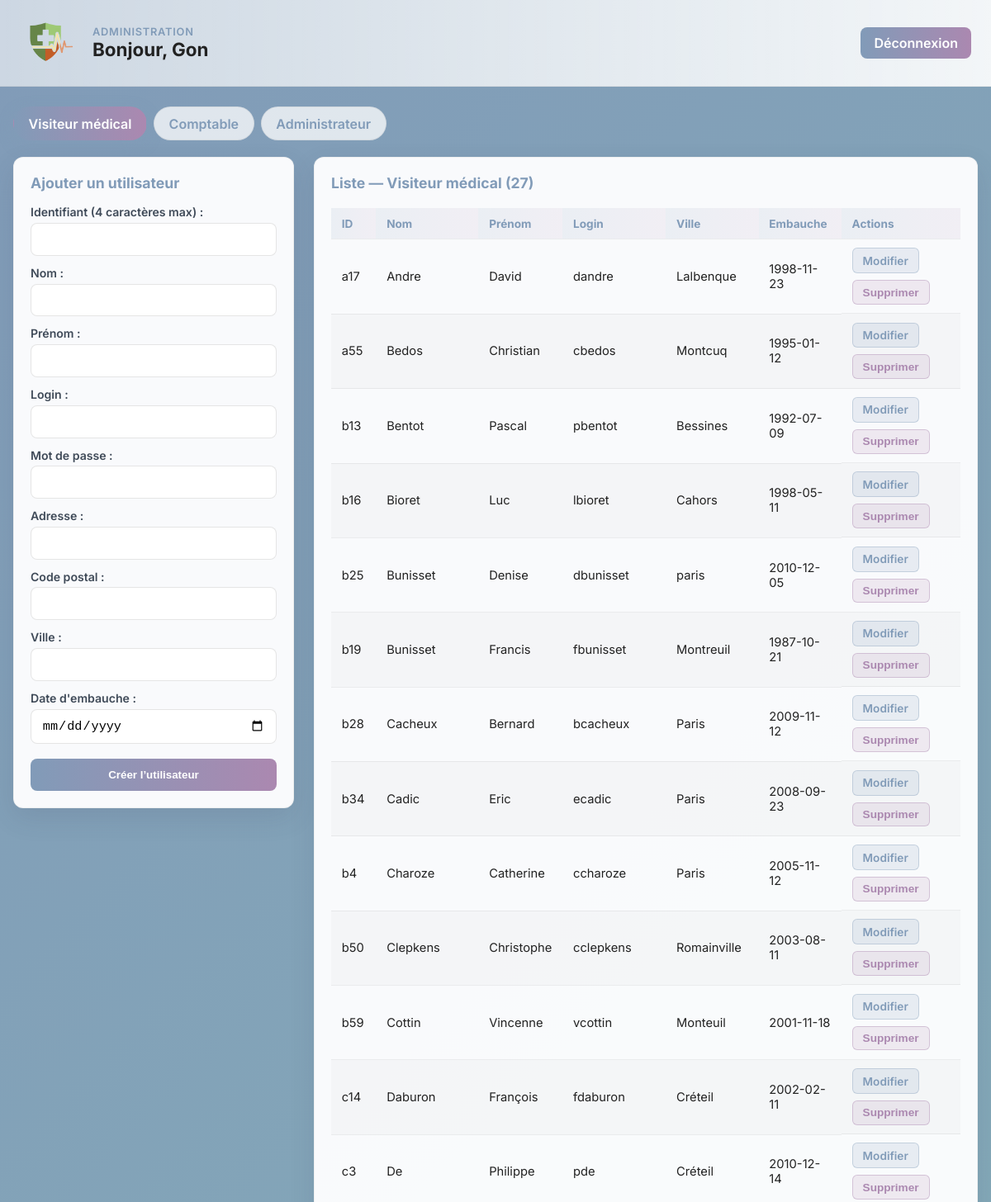
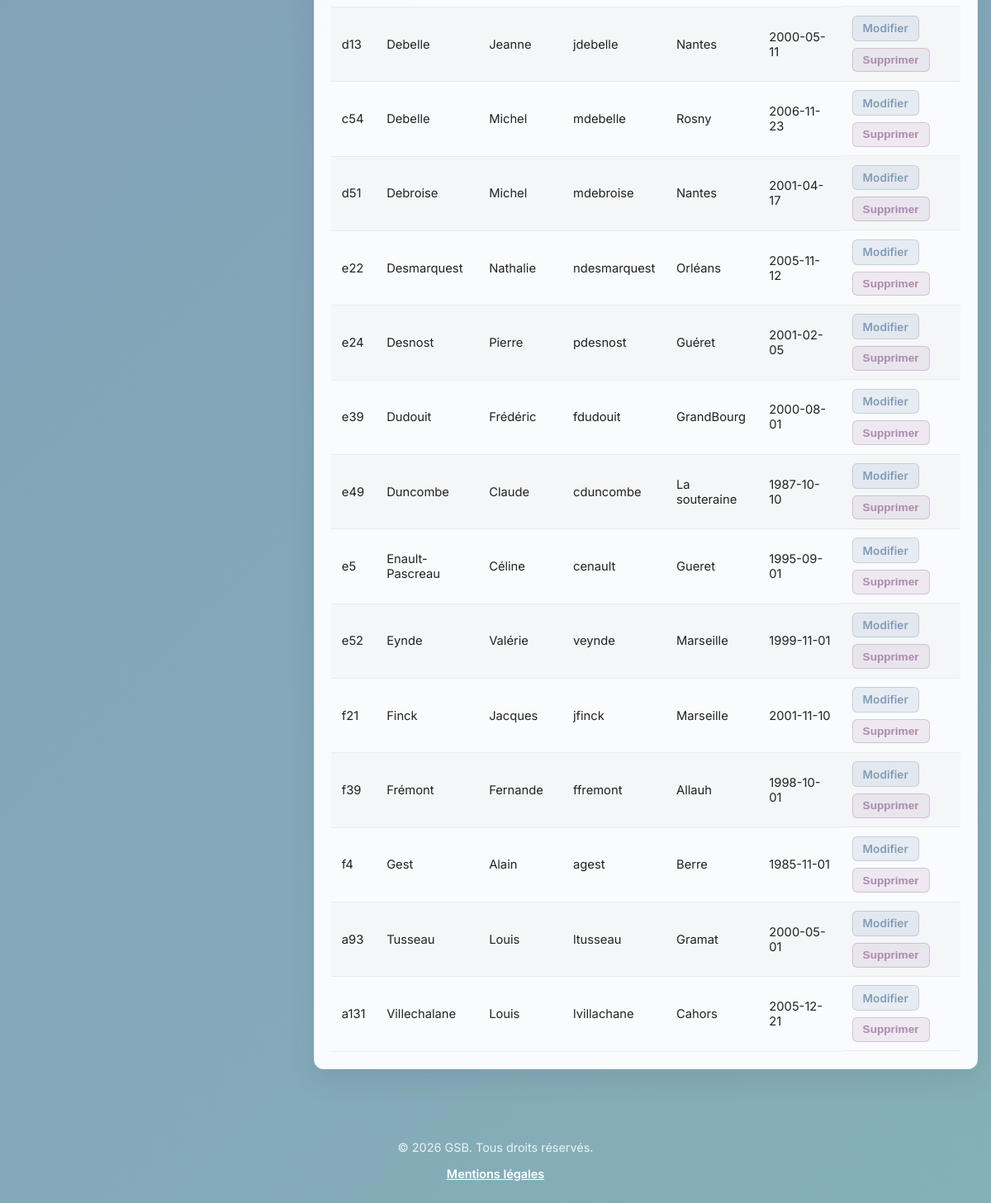
The app's page /admin.php (signed in) with its own data (2 pictures, top to bottom).
### tables this page shows
CREATE TABLE Visiteur (
  id            VARCHAR(4)    NOT NULL,
  nom           VARCHAR(30)   NOT NULL,
  prenom        VARCHAR(30)   NOT NULL,
  login         VARCHAR(20)   NOT NULL,
  mdp           VARCHAR(255)  NOT NULL,
  adresse       VARCHAR(100)  NOT NULL,
  cp            CHAR(5)       NOT NULL,
  ville         VARCHAR(50)   NOT NULL,
  dateEmbauche  DATE          NOT NULL,
  CONSTRAINT pk_visiteur PRIMARY KEY (id),
  CONSTRAINT uq_visiteur_login UNIQUE (login),
  CONSTRAINT ck_visiteur_cp CHECK (cp REGEXP '^[0-9]{5}$')
);

### admin.php (the view, shortened to what this page needs)
<?php
$bdd = new PDO('mysql:host=localhost;dbname=gsbV2;charset=utf8', 'admin_gsb', 'admin123');
$typesAutorises = [
    'visiteur'       => 'Visiteur médical',
    'comptable'      => 'Comptable',
    'administrateur' => 'Administrateur',
];
$tablesReelles = [
    'visiteur'       => 'Visiteur',
    'comptable'      => 'Comptable',
    'administrateur' => 'Administrateur',
];
$type = $_GET['type'] ?? 'visiteur';
$userAEditer = null;
$stmt = $bdd->query("SELECT id, nom, prenom, login, adresse, cp, ville, dateEmbauche FROM {$tablesReelles[$type]} ORDER BY nom, prenom");
$utilisateurs = $stmt->fetchAll(PDO::FETCH_ASSOC);
?>
<!DOCTYPE html>
<html lang="fr">
<head>
    <link rel="stylesheet" href="admin.css">
</head>
<body>
    <header class="header">
        <div class="header-left">
            <img src="images/logo.png" alt="Logo GSB" class="logo">
            <div>
                <p class="eyebrow">Administration</p>
                <h1>Bonjour, <?= htmlspecialchars($_SESSION['prenom'] ?? 'Administrateur') ?></h1>
            </div>
        </div>
        <div class="header-actions">
            <a href="index.php" class="deconnexion">Déconnexion</a>
        </div>
    </header>
    <div class="admin-content">
        <nav class="type-tabs">
            <?php foreach ($typesAutorises as $cle => $libelle): ?>
                <a href="admin.php?type=<?= urlencode($cle) ?>"
                   class="<?= $cle === $type ? 'active' : '' ?>">
                    <?= htmlspecialchars($libelle) ?>
                </a>
            <?php endforeach; ?>
        </nav>
        <div class="admin-layout">
            <div class="form-panel">
                <h2><?= $userAEditer ? "Modifier l'utilisateur" : "Ajouter un utilisateur" ?></h2>
                <form method="post" class="user-form">
                    <label>Identifiant (4 caractères max) :</label>
                    <input type="text" name="id" maxlength="4" required
                           value="<?= htmlspecialchars($userAEditer['id'] ?? '') ?>">
                    <label>Nom :</label>
                    <input type="text" name="nom" required
                           value="<?= htmlspecialchars($userAEditer['nom'] ?? '') ?>">
                    <label>Prénom :</label>
                    <input type="text" name="prenom" required
                           value="<?= htmlspecialchars($userAEditer['prenom'] ?? '') ?>">
                    <label>Login :</label>
                    <input type="text" name="login" required
                           value="<?= htmlspecialchars($userAEditer['login'] ?? '') ?>">
                    <label>Mot de passe <?= $userAEditer ? '(laisser vide pour ne pas le changer)' : '' ?> :</label>
                    <input type="password" name="mdp" <?= $userAEditer ? '' : 'required' ?>>
                    <label>Adresse :</label>
                    <input type="text" name="adresse" required
                           value="<?= htmlspecialchars($userAEditer['adresse'] ?? '') ?>">
                    <label>Code postal :</label>
                    <input type="text" name="cp" maxlength="5" required
                           value="<?= htmlspecialchars($userAEditer['cp'] ?? '') ?>">
                    <label>Ville :</label>
                    <input type="text" name="ville" required
                           value="<?= htmlspecialchars($userAEditer['ville'] ?? '') ?>">
                    <label>Date d'embauche :</label>
                    <input type="date" name="dateEmbauche" required
                           value="<?= htmlspecialchars($userAEditer['dateEmbauche'] ?? '') ?>">
                    <div class="form-actions">
                        <button type="submit"><?= $userAEditer ? 'Enregistrer les modifications' : 'Créer l’utilisateur' ?></button>
                    </div>
                </form>
            </div>
            <div class="list-panel">
                <h2>Liste — <?= htmlspecialchars($typesAutorises[$type]) ?> (<?= count($utilisateurs) ?>)</h2>
                <div class="table-wrapper">
                    <table>
                        <thead>
                            <tr>
                                <th>ID</th>
                                <th>Nom</th>
                                <th>Prénom</th>
                                <th>Login</th>
                                <th>Ville</th>
                                <th>Embauche</th>
                                <th>Actions</th>
                            </tr>
                        </thead>
                        <tbody>
                            <?php if (empty($utilisateurs)): ?>
                                <tr class="empty-row">
                                    <td colspan="7" class="empty">Aucun utilisateur pour ce type.</td>
                                </tr>
                            <?php else: ?>
                                <?php foreach ($utilisateurs as $u): ?>
                                    <tr>
                                        <td><?= htmlspecialchars($u['id']) ?></td>
                                        <td><?= htmlspecialchars($u['nom']) ?></td>
                                        <td><?= htmlspecialchars($u['prenom']) ?></td>
                                        <td><?= htmlspecialchars($u['login']) ?></td>
                                        <td><?= htmlspecialchars($u['ville']) ?></td>
                                        <td><?= htmlspecialchars($u['dateEmbauche']) ?></td>
                                        <td class="actions-cell">
                                            <a class="btn-edit" href="admin.php?type=<?= urlencode($type) ?>&edit=<?= urlencode($u['id']) ?>">Modifier</a>
                                            <form method="post" class="inline-form"
                                                  onsubmit="return confirm('<?= $type === 'visiteur' ? 'Supprimer définitivement cet utilisateur ainsi que TOUTES ses fiches de frais liées (irréversible) ?' : 'Supprimer définitivement cet utilisateur ?' ?>');">
                                                <button type="submit" class="btn-delete">Supprimer</button>
                                            </form>
                                        </td>
                                    </tr>
                                <?php endforeach; ?>
                            <?php endif; ?>
                        </tbody>
                    </table>
                </div>
            </div>
        </div>
    </div>
    <div class="footer">
        <p>&copy; 2026 GSB. Tous droits réservés.</p>
        <a href="mentions.php">Mentions légales</a>
    </div>
</body>
</html>

### admin.css (style rules this page uses)
:root { --blue: #819BB8; --light-blue: #85B0B8; --purple: #AB88B0; --accent-gradient: linear-gradient(90deg, var(--blue), var(--purple)); --accent-gradient-2: linear-gradient(90deg, var(--light-blue), var(--blue)); }
* { box-sizing:border-box }
body { font-family: Inter, system-ui, -apple-system, "Segoe UI", Roboto, "Helvetica Neue", Arial, sans-serif; margin:0; padding:0; color:#222; background:linear-gradient(135deg,#819BB8 0%, #85B0B8 100%); }
.header { display:flex; align-items:center; justify-content:space-between; gap:1rem; padding:1rem 1.5rem; border-bottom:1px solid rgba(0,0,0,0.06); background:linear-gradient(90deg,rgba(255,255,255,0.6),rgba(255,255,255,0.9)); }
.header-left { display:flex;align-items:center;gap:1rem }
.logo { width:72px;height:auto }
.eyebrow { margin:0;font-size:0.8rem;font-weight:600;letter-spacing:0.06em;text-transform:uppercase;color:var(--blue) }
.header h1 { margin:0;font-size:1.4rem;font-weight:700;color:#222 }
.deconnexion { padding:0.55rem 1rem; border-radius:8px; background:var(--accent-gradient); color:white; text-decoration:none; font-weight:600; }
.admin-content { max-width:1200px;margin:1.5rem auto;padding:0 1rem 2rem }
.type-tabs { display:flex;gap:0.5rem;flex-wrap:wrap;margin-bottom:1.25rem }
.type-tabs a { padding:0.6rem 1.1rem; border-radius:999px; text-decoration:none; font-weight:600; color:var(--blue); background:rgba(255,255,255,0.75); border:1px solid rgba(0,0,0,0.06); }
.type-tabs a.active { background:var(--accent-gradient); color:white; border-color:transparent; box-shadow:0 6px 18px rgba(129,155,184,0.35); }
.admin-layout { display:grid;grid-template-columns:340px 1fr;gap:1.5rem;align-items:start }
.form-panel, .list-panel { background:rgba(255,255,255,0.95); border-radius:12px; padding:1.25rem; box-shadow:0 12px 32px rgba(60,60,90,0.12); border:1px solid rgba(0,0,0,0.05); }
.form-panel h2, .list-panel h2 { margin:0 0 1rem 0; color:var(--blue); font-size:1.1rem; }
.user-form label { display:block; font-weight:600; font-size:0.88rem; color:#3f4a58; margin-bottom:0.3rem; margin-top:0.75rem; }
.user-form label:first-of-type { margin-top:0 }
.user-form input { width:100%; padding:0.65rem 0.8rem; border-radius:8px; border:1px solid rgba(0,0,0,0.1); background:#fff; font-size:0.95rem; }
.form-actions { display:flex;gap:0.6rem;align-items:center;margin-top:1.1rem }
.form-actions button { flex:1; padding:0.75rem 1rem; border-radius:8px; border:none; background:var(--accent-gradient); color:white; font-weight:700; cursor:pointer; }
.table-wrapper { overflow-x:auto }
table { width:100%;border-collapse:collapse;margin-top:0.25rem }
thead th { padding:0.65rem 0.8rem; text-align:left; background:linear-gradient(90deg,rgba(129,155,184,0.12),rgba(171,136,176,0.1)); border-bottom:1px solid rgba(0,0,0,0.06); font-size:0.85rem; color:var(--blue); }
td { padding:0.65rem 0.8rem;border-bottom:1px solid rgba(0,0,0,0.06);font-size:0.92rem }
tbody tr:nth-child(even) { background:rgba(0,0,0,0.02) }
.actions-cell { display:flex;gap:0.5rem;align-items:center;flex-wrap:wrap }
.btn-edit { padding:0.4rem 0.75rem; border-radius:6px; text-decoration:none; font-weight:600; font-size:0.85rem; color:var(--blue); background:rgba(129,155,184,0.15); border:1px solid rgba(129,155,184,0.35); }
.inline-form { display:inline }
.btn-delete { padding:0.4rem 0.75rem; border-radius:6px; border:1px solid rgba(171,136,176,0.4); background:rgba(171,136,176,0.15); color:var(--purple); font-weight:600; font-size:0.85rem; cursor:pointer; }
.footer { width:100%;text-align:center;padding:1rem 1rem 2rem;color:rgba(255,255,255,0.85);font-size:0.9rem }
.footer a { color:#fff;text-decoration:underline;font-weight:600 }

### records on screen
visiteur: id "a17", nom "Andre", prenom "David", login "dandre", ville "Lalbenque", dateEmbauche "1998-11-23"
visiteur: id "a55", nom "Bedos", prenom "Christian", login "cbedos", ville "Montcuq", dateEmbauche "1995-01-12"
visiteur: id "b13", nom "Bentot", prenom "Pascal", login "pbentot", ville "Bessines", dateEmbauche "1992-07-09"
visiteur: id "b16", nom "Bioret", prenom "Luc", login "lbioret", ville "Cahors", dateEmbauche "1998-05-11"
visiteur: id "b25", nom "Bunisset", prenom "Denise", login "dbunisset", ville "paris", dateEmbauche "2010-12-05"
visiteur: id "b19", nom "Bunisset", prenom "Francis", login "fbunisset", ville "Montreuil", dateEmbauche "1987-10-21"
visiteur: id "b28", nom "Cacheux", prenom "Bernard", login "bcacheux", ville "Paris", dateEmbauche "2009-11-12"
visiteur: id "b34", nom "Cadic", prenom "Eric", login "ecadic", ville "Paris", dateEmbauche "2008-09-23"
visiteur: id "b4", nom "Charoze", prenom "Catherine", login "ccharoze", ville "Paris", dateEmbauche "2005-11-12"
visiteur: id "b50", nom "Clepkens", prenom "Christophe", login "cclepkens", ville "Romainville", dateEmbauche "2003-08-11"
visiteur: id "b59", nom "Cottin", prenom "Vincenne", login "vcottin", ville "Monteuil", dateEmbauche "2001-11-18"
visiteur: id "c14", nom "Daburon", prenom "François", login "fdaburon", ville "Créteil", dateEmbauche "2002-02-11"
visiteur: id "c3", nom "De", prenom "Philippe", login "pde", ville "Créteil", dateEmbauche "2010-12-14"
visiteur: id "d13", nom "Debelle", prenom "Jeanne", login "jdebelle", ville "Nantes", dateEmbauche "2000-05-11"
visiteur: id "c54", nom "Debelle", prenom "Michel", login "mdebelle", ville "Rosny", dateEmbauche "2006-11-23"
visiteur: id "d51", nom "Debroise", prenom "Michel", login "mdebroise", ville "Nantes", dateEmbauche "2001-04-17"
visiteur: id "e22", nom "Desmarquest", prenom "Nathalie", login "ndesmarquest", ville "Orléans", dateEmbauche "2005-11-12"
visiteur: id "e24", nom "Desnost", prenom "Pierre", login "pdesnost", ville "Guéret", dateEmbauche "2001-02-05"
visiteur: id "e39", nom "Dudouit", prenom "Frédéric", login "fdudouit", ville "GrandBourg", dateEmbauche "2000-08-01"
visiteur: id "e49", nom "Duncombe", prenom "Claude", login "cduncombe", ville "La souteraine", dateEmbauche "1987-10-10"
visiteur: id "e5", nom "Enault-Pascreau", prenom "Céline", login "cenault", ville "Gueret", dateEmbauche "1995-09-01"
visiteur: id "e52", nom "Eynde", prenom "Valérie", login "veynde", ville "Marseille", dateEmbauche "1999-11-01"
visiteur: id "f21", nom "Finck", prenom "Jacques", login "jfinck", ville "Marseille", dateEmbauche "2001-11-10"
visiteur: id "f39", nom "Frémont", prenom "Fernande", login "ffremont", ville "Allauh", dateEmbauche "1998-10-01"
visiteur: id "f4", nom "Gest", prenom "Alain", login "agest", ville "Berre", dateEmbauche "1985-11-01"
visiteur: id "a93", nom "Tusseau", prenom "Louis", login "ltusseau", ville "Gramat", dateEmbauche "2000-05-01"
visiteur: id "a131", nom "Villechalane", prenom "Louis", login "lvillachane", ville "Cahors", dateEmbauche "2005-12-21"

### other values on screen
$_SESSION['prenom'] "Gon"
$libelle "Visiteur médical"
$libelle "Comptable"
$libelle "Administrateur"
$typesAutorises[$type] "Visiteur médical"
count($utilisateurs) "27"
